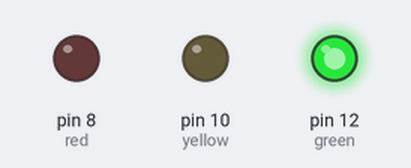
Bench run of a sketch on a simulated Arduino Uno, built with avr-gcc and run on an emulated ATmega328P. Shown: output pins drawn as LEDs (lit = HIGH).

Above: at 0.5 s.
At 1.5 s:
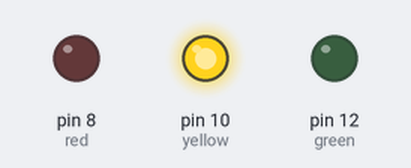
At 5.5 s:
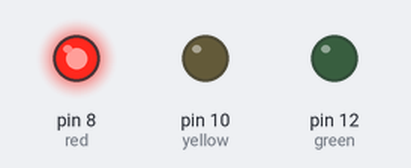
Timing chart, 0 to 6.9 s (numbered marks = the images above):
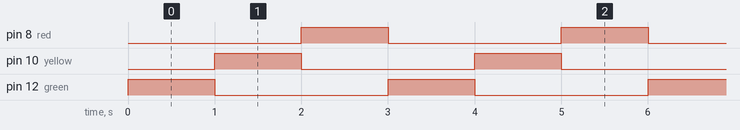

The sketch:

RGB.ino
```cpp
int green = 12;        //초록색 LED를 12번으로
int yellow = 10;    //노란색 LED를 10번으로
int red = 8;        //빨간색 LED를 8번으로

void setup() {
  pinMode(green, OUTPUT);
  pinMode(yellow, OUTPUT);
  pinMode(red, OUTPUT);        //12, 10, 8번포트를 출력으로 설정
}

void loop() {
  digitalWrite(green, HIGH);    //초록불 켜기
  digitalWrite(yellow, LOW);    //노란불 끄기
  digitalWrite(red, LOW);        //빨간불 끄기
  delay(1000);                    //1초 대기
  digitalWrite(green, LOW);
  digitalWrite(yellow, HIGH);    //노란불만 켜기
  digitalWrite(red, LOW);
  delay(1000);
  digitalWrite(green, LOW);
  digitalWrite(yellow, LOW);
  digitalWrite(red, HIGH);        //빨간불만
  delay(1000);
}
```

Measured:
- by itself, pin 8 (red), pin 10 (yellow), pin 12 (green): alternates HIGH for 1.0 s and LOW for 2.0 s
- by itself, everything shown: repeats every 3.0 s, in 3 steps
